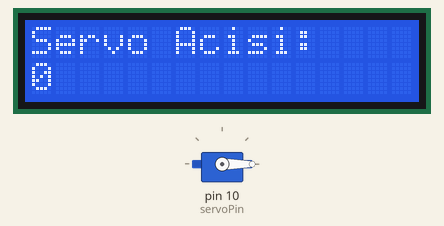
Recording of a sketch running on a simulated Arduino Uno, built with avr-gcc and run on an emulated ATmega328P. Shown: servo, 16×2 character LCD.

Above: at 0.1 s.
At 4.7 s:
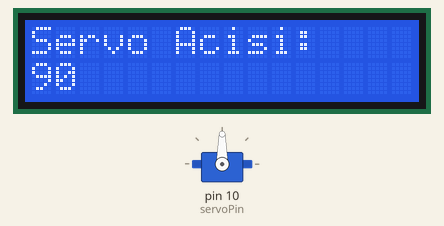
At 9.2 s:
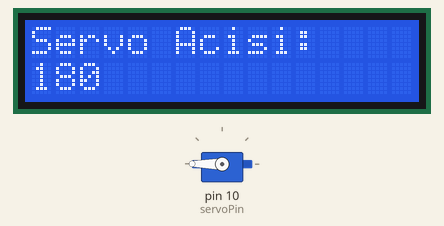
At 20.3 s:
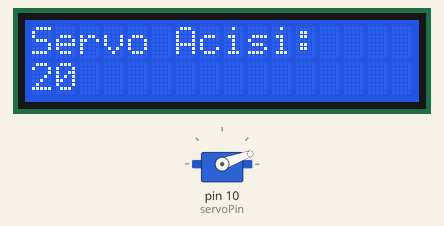
Timing chart, 0 to 40.0 s (numbered marks = the images above):
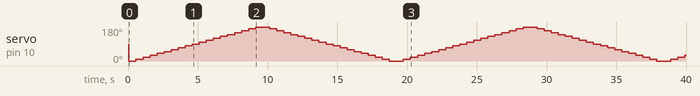

Measured:
- what the display in image 1 shows lasts 0.5 s, from 4.6 s to 5.1 s
- what the display in image 2 shows lasts 1.1 s, from 9.1 s to 10.2 s

The sketch:

lcd_ekran_ile_servo_motor.ino
```cpp
#include <Servo.h>
#include <LiquidCrystal.h>

Servo servoMotor;
LiquidCrystal lcd(12, 11, 5, 4, 3, 2);

int servoPin = 10;
int angle = 0; //servo motor başlangıç açısı

void setup() {
  servoMotor.attach(servoPin);
  lcd.begin(16, 2);
}

void loop() {
  for (angle = 0; angle <= 180; angle += 10) {
    servoMotor.write(angle);
    lcd.clear();
    lcd.setCursor(0, 0);
    lcd.print("Servo Acisi:");
    lcd.setCursor(0, 1);
    lcd.print(angle);
    delay(500);
  }
  for (angle = 180; angle >= 0; angle -= 10) {
    servoMotor.write(angle);
    lcd.clear();
    lcd.setCursor(0, 0);
    lcd.print("Servo Acisi:");
    lcd.setCursor(0, 1);
    lcd.print(angle);
    delay(500);
  }
}
```
